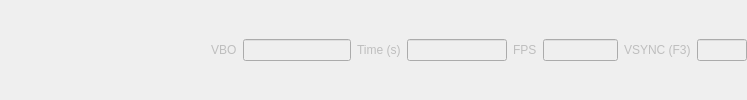
     <widget class="QFrame" name="statusBarFrame">
      <property name="frameShadow">
       <enum>QFrame::Plain</enum>
      </property>
      <layout class="QHBoxLayout" name="horizontalLayout">
       <property name="leftMargin">
        <number>0</number>
       </property>
       <property name="topMargin">
        <number>0</number>
       </property>
       <property name="rightMargin">
        <number>0</number>
       </property>
       <property name="bottomMargin">
        <number>0</number>
       </property>
       <item>
        <spacer name="horizontalSpacer_2">
         <property name="orientation">
          <enum>Qt::Horizontal</enum>
         </property>
         <property name="sizeType">
          <enum>QSizePolicy::Expanding</enum>
         </property>
         <property name="sizeHint" stdset="0">
          <size>
           <width>211</width>
           <height>20</height>
          </size>
         </property>
        </spacer>
       </item>
       <item>
        <widget class="QLabel" name="lblVBO">
         <property name="enabled">
          <bool>false</bool>
         </property>
         <property name="text">
          <string>VBO</string>
         </property>
        </widget>
       </item>
       <item>
        <widget class="QLineEdit" name="statVBO">
         <property name="enabled">
          <bool>false</bool>
         </property>
         <property name="sizePolicy">
          <sizepolicy hsizetype="Preferred" vsizetype="Fixed">
           <horstretch>0</horstretch>
           <verstretch>0</verstretch>
          </sizepolicy>
         </property>
        </widget>
       </item>
       <item>
        <widget class="QLabel" name="label_6">
         <property name="enabled">
          <bool>false</bool>
         </property>
         <property name="text">
          <string>Time (s)</string>
         </property>
        </widget>
       </item>
       <item>
        <widget class="QLineEdit" name="statTime">
         <property name="enabled">
          <bool>false</bool>
         </property>
         <property name="sizePolicy">
          <sizepolicy hsizetype="Preferred" vsizetype="Fixed">
           <horstretch>0</horstretch>
           <verstretch>0</verstretch>
          </sizepolicy>
         </property>
         <property name="maximumSize">
          <size>
           <width>100</width>
           <height>16777215</height>
          </size>
         </property>
         <property name="readOnly">
          <bool>true</bool>
         </property>
        </widget>
       </item>
       <item>
        <widget class="QLabel" name="lblFps">
         <property name="enabled">
          <bool>false</bool>
         </property>
         <property name="text">
          <string>FPS</string>
         </property>
        </widget>
       </item>
       <item>
        <widget class="QLineEdit" name="statFps">
         <property name="enabled">
          <bool>false</bool>
         </property>
         <property name="sizePolicy">
          <sizepolicy hsizetype="Preferred" vsizetype="Fixed">
           <horstretch>0</horstretch>
           <verstretch>0</verstretch>
          </sizepolicy>
         </property>
         <property name="maximumSize">
          <size>
           <width>75</width>
           <height>16777215</height>
          </size>
         </property>
         <property name="readOnly">
          <bool>true</bool>
         </property>
        </widget>
       </item>
       <item>
        <widget class="QLabel" name="lblVsync">
         <property name="enabled">
          <bool>false</bool>
         </property>
         <property name="text">
          <string>VSYNC (F3)</string>
         </property>
        </widget>
       </item>
       <item>
        <widget class="QLineEdit" name="statVsync">
         <property name="enabled">
          <bool>false</bool>
         </property>
         <property name="sizePolicy">
          <sizepolicy hsizetype="Preferred" vsizetype="Fixed">
           <horstretch>0</horstretch>
           <verstretch>0</verstretch>
          </sizepolicy>
         </property>
         <property name="maximumSize">
          <size>
           <width>50</width>
           <height>16777215</height>
          </size>
         </property>
        </widget>
       </item>
      </layout>
     </widget>
